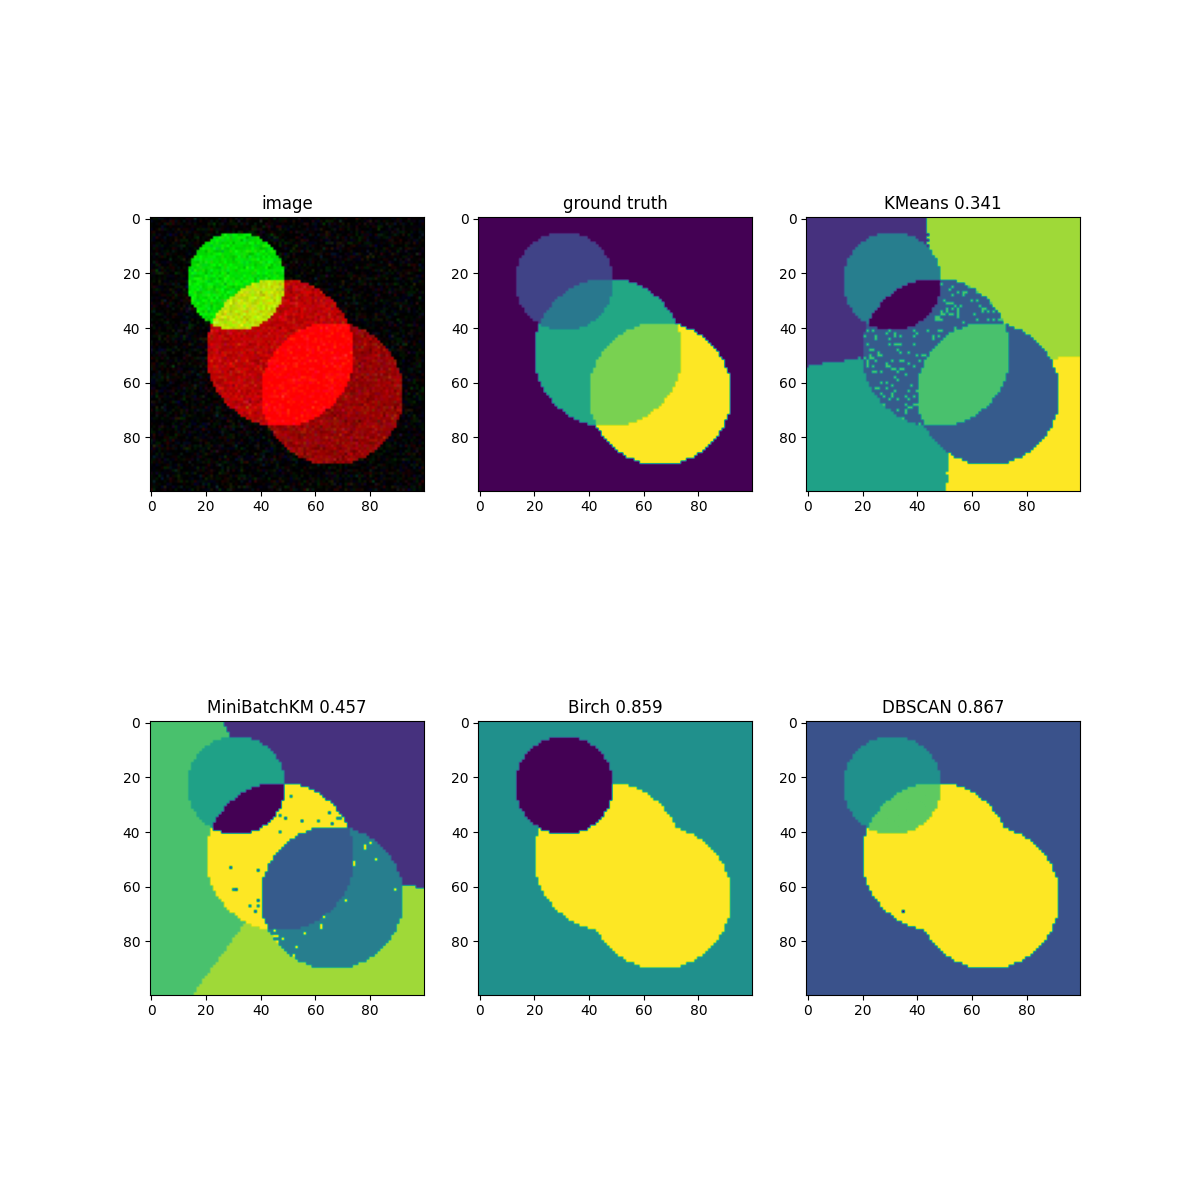

Write the Python code that produced this figure.
import numpy as np
import matplotlib.pyplot as plt
import skimage
import random

img = np.zeros((100, 100, 3)).astype(int)
ground_truth = np.zeros((100, 100)).astype(int)

for i in range(3):
    promien = random.randint(10, 40)
    x = random.randint(promien, 100-promien)
    y = random.randint(promien, 100-promien)
    rr, cc = skimage.draw.disk((x, y), promien, shape=img.shape)
    wartosc_pikseli = random.randint(100, 255)
    img[rr,cc,random.randint(0,2)]+=wartosc_pikseli
    ground_truth[rr,cc]+=wartosc_pikseli

ground_truth = skimage.measure.label(ground_truth)

fig, ax = plt.subplots(2, 3, figsize = (12, 12))

mean, standard_deviation, samples = 0, 16, img.shape

img = img + np.random.normal(loc=mean,scale=standard_deviation, size=samples).astype(int)
img = np.clip(img, a_max=255, a_min=0)


ax[0,0].imshow(img)
ax[0,0].set_title("image")

ax[0,1].imshow(ground_truth)
ax[0,1].set_title("ground truth")


x = np.reshape(img, (100*100, 3))

xx, yy = np.meshgrid(np.arange(100), np.arange(100))

xx = xx.flatten()
yy = yy.flatten()


x= np.concatenate((x, xx[:,np.newaxis], yy[:,np.newaxis]), axis=1).astype(float)
y= ground_truth.flatten()

x-=np.mean(x)
x/=np.std(x)

print(x.shape, y.shape)
print(x[0], y[0])

from sklearn.cluster import KMeans, MiniBatchKMeans, Birch, DBSCAN
from sklearn.metrics import adjusted_rand_score

k_means_labels = KMeans().fit_predict(x)
k_means_score = adjusted_rand_score(k_means_labels, y)
k_means_labels = np.reshape(k_means_labels, (100, 100))
ax[0,2].imshow(k_means_labels)
ax[0,2].set_title("KMeans "+ str(round(k_means_score, 3)))

MiniBatchKMeans_labels = MiniBatchKMeans().fit_predict(x)
MiniBatchKMeans_score = adjusted_rand_score(MiniBatchKMeans_labels, y)
MiniBatchKMeans_labels = np.reshape(MiniBatchKMeans_labels, (100, 100))
ax[1,0].imshow(MiniBatchKMeans_labels)
ax[1,0].set_title("MiniBatchKM "+ str(round(MiniBatchKMeans_score, 3)))

Birch_labels = Birch().fit_predict(x)
Birch_score = adjusted_rand_score(Birch_labels, y)
Birch_labels = np.reshape(Birch_labels, (100, 100))
ax[1,1].imshow(Birch_labels)
ax[1,1].set_title("Birch "+ str(round(Birch_score, 3)))

DBSCAN_labels = DBSCAN().fit_predict(x)
DBSCAN_score = adjusted_rand_score(DBSCAN_labels, y)
DBSCAN_labels = np.reshape(DBSCAN_labels, (100, 100))
ax[1,2].imshow(DBSCAN_labels)
ax[1,2].set_title("DBSCAN "+ str(round(DBSCAN_score, 3)))

plt.savefig("lab11.png")